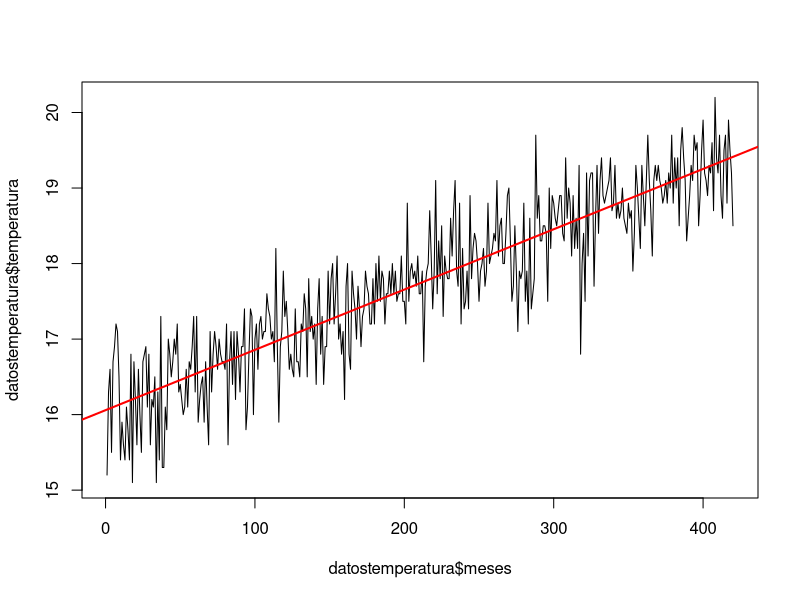
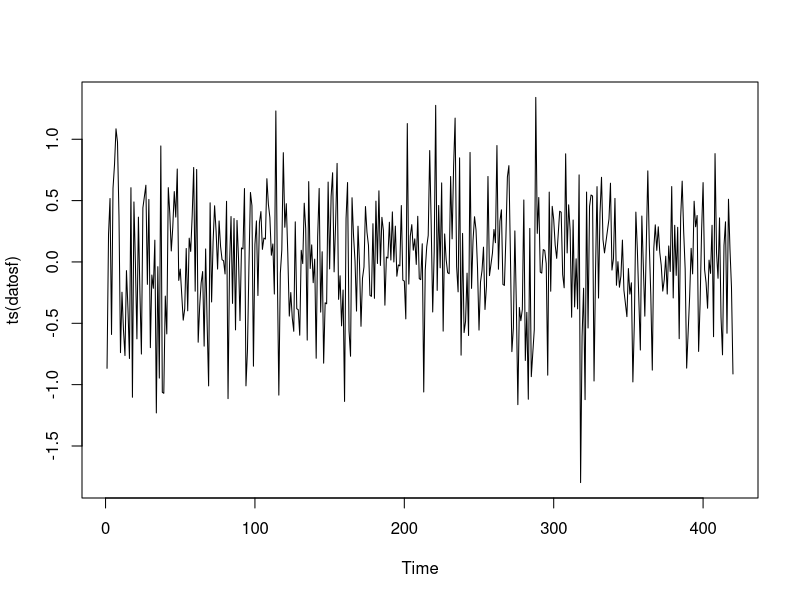
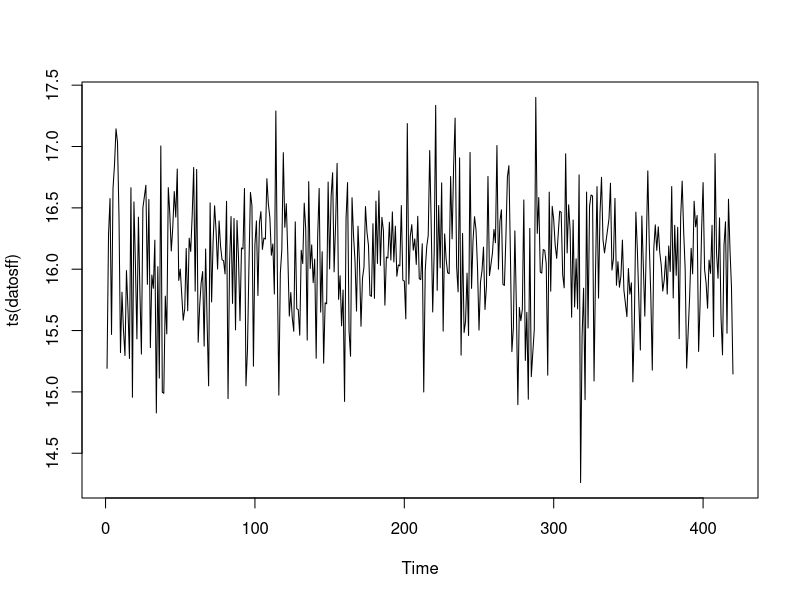

The R source for these figures, in order:
# Metodos Estadisticos 2019
# 
cat("\014") #Limpiar consola si lo quiero hacer sin
#funci?n uso CTL+L
rm(list=ls())
graphics.off()
#print('setear directorio')
#setwd("/media/usuario/datos/Nati/Docencia/Metodos_estadisticos/2019/Clases_Practicas/Clase_Filtros/") 


######ajuste tendencia y restar tendencia en R


datostemperatura<-read.table('datos_temperatura.txt')
#hago el ajuste en funcion del tiempo 
ajuste1<-lm(temperatura~meses,data=datostemperatura) #Y , X!!
summary(ajuste1)
ajuste1$coefficients #coeficientes de la recta del ajuste lineal


plot(datostemperatura$meses,datostemperatura$temperatura,type='l')
abline(ajuste1,col='red',lwd=2)
ajuste1$fitted.values  #valores de la recta para cada tiempo. es lo que restariamos para quitar tendencia


tendencia<-ajuste1$coefficients[1]+ajuste1$coefficients[2]*datostemperatura$meses  #contruccion de la recta y=ax+b... coef[2]x+coef[1]

#como filtramos la tendencia??? me puedo quedar alrededor del 0  forma1
#o en valroes a los de mi variable   forma2

#forma1
datosf<-datostemperatura$temperatura - tendencia
plot(ts(datosf))

#forma2
datosff<-datostemperatura$temperatura - (ajuste1$coefficients[2]*datostemperatura$meses)
plot(ts(datosff))


